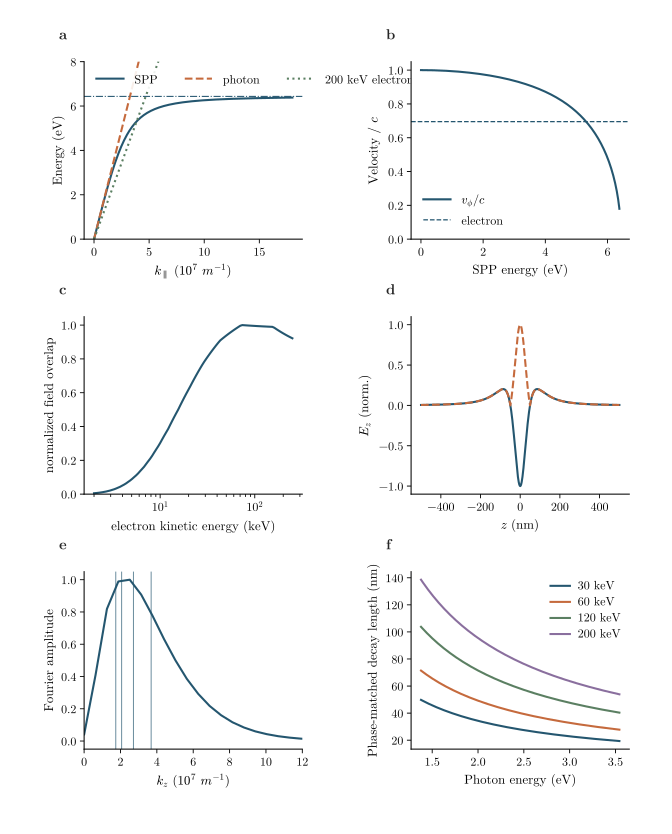

The script that drew this image:
import common  # shared style + embedded model helpers
import sys; from pathlib import Path
ROOT=Path(__file__).resolve().parents[1]; sys.path.insert(0,str(ROOT))
import numpy as np, matplotlib.pyplot as plt
from scipy.constants import c,e,hbar
from preamble import pubfig,safe_panel,safe_title,safe_colorbar,clean,finish_pub
from models.pinem_core import spp_dispersion,electron_relativistic,dipole_nearfield_Ez,pinem_g_from_field,field_decay_length_cylinder

fig=pubfig(7.5,5.8,top=.91); gs=fig.add_gridspec(2,3,wspace=.48,hspace=.65)
# a dispersion
ax=fig.add_subplot(gs[0,0]); wp=9.1*e/hbar; k=np.linspace(.001,18,700)*1e7; w=spp_dispersion(k,wp); ax.plot(k/1e7,hbar*w/e,label='SPP'); ax.plot(k/1e7,hbar*c*k/e,'--',label='photon')
rel=electron_relativistic(200e3); ax.plot(k/1e7,hbar*rel['v']*k/e,':',label='200 keV electron')
ax.axhline(9.1/np.sqrt(2),lw=.8,ls='-.'); ax.set(xlabel='$k_\\parallel$ ($10^7$ m$^{-1}$)',ylabel='Energy (eV)',ylim=(0,8)); ax.legend(frameon=False,ncol=3); safe_panel(ax,'a'); safe_title(ax,'Surface-plasmon phase matching'); clean(ax)
# b phase velocity
ax=fig.add_subplot(gs[0,1]); mask=w>0; ax.plot(hbar*w[mask]/e,w[mask]/k[mask]/c,label='$v_\\phi/c$'); ax.axhline(rel['beta'],ls='--',lw=.9,label='electron'); ax.set(xlabel='SPP energy (eV)',ylabel='Velocity / $c$',ylim=(0,1.05)); ax.legend(frameon=False); safe_panel(ax,'b'); safe_title(ax,'Velocity crossing'); clean(ax)
# c real field
ax=fig.add_subplot(gs[1,0]); z=np.linspace(-500,500,1000)*1e-9; Ez=dipole_nearfield_Ez(z,70e-9); Ez/=np.max(np.abs(Ez)); ax.plot(z*1e9,Ez.real); ax.plot(z*1e9,np.abs(Ez),'--'); ax.set(xlabel='$z$ (nm)',ylabel='$E_z$ (norm.)'); safe_panel(ax,'d'); safe_title(ax,'Longitudinal near field'); clean(ax)
# d spatial spectrum
ax=fig.add_subplot(gs[1,1]); dz=z[1]-z[0]; F=np.fft.fftshift(np.fft.fft(np.fft.ifftshift(Ez))); kk=np.fft.fftshift(np.fft.fftfreq(len(z),dz))*2*np.pi; ax.plot(kk/1e7,np.abs(F)/np.max(np.abs(F)))
for ke in [30,60,120,200]: r=electron_relativistic(ke*1e3); kz=(2*np.pi*c/519e-9)/r['v']; ax.axvline(kz/1e7,lw=.7,alpha=.7)
ax.set(xlabel='$k_z$ ($10^7$ m$^{-1}$)',ylabel='Fourier amplitude',xlim=(0,12)); safe_panel(ax,'e'); safe_title(ax,'Momentum supplied by near field'); clean(ax)
# e decay length
ax=fig.add_subplot(gs[1,2]); lam=np.linspace(350,900,250)*1e-9
for ke in [30,60,120,200]: ax.plot(1240/(lam*1e9),np.array([field_decay_length_cylinder(L,ke*1e3) for L in lam])*1e9,label=f'{ke} keV')
ax.set(xlabel='Photon energy (eV)',ylabel='Phase-matched decay length (nm)'); ax.legend(frameon=False,fontsize=7.0); safe_panel(ax,'f'); safe_title(ax,'Electron-energy control of confinement'); clean(ax)
# c: Fourier overlap as electron energy changes, at fixed 519 nm.
ax=fig.add_subplot(gs[0,2]); kin=np.geomspace(2e3,2.5e5,100)
om=2*np.pi*c/519e-9
arr=np.array([abs(np.interp((om/electron_relativistic(Ee)['v']),kk,np.abs(F),left=0,right=0)) for Ee in kin])
ax.semilogx(kin/1e3,arr/max(arr.max(),1e-30)); ax.set(xlabel='electron kinetic energy (keV)',ylabel='normalized field overlap',ylim=(0,1.05)); safe_panel(ax,'c'); safe_title(ax,'Trajectory Fourier overlap'); clean(ax)
finish_pub(fig,Path(__file__).with_suffix('.pdf'))
